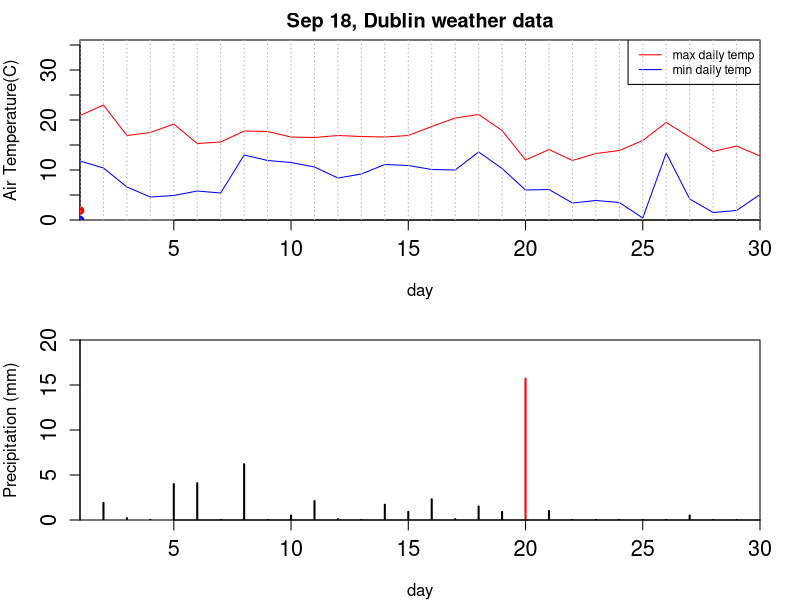
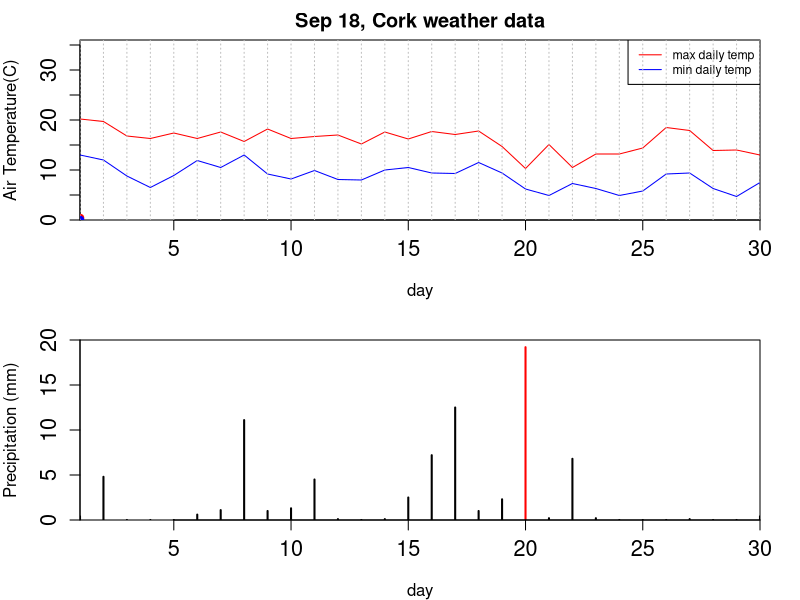
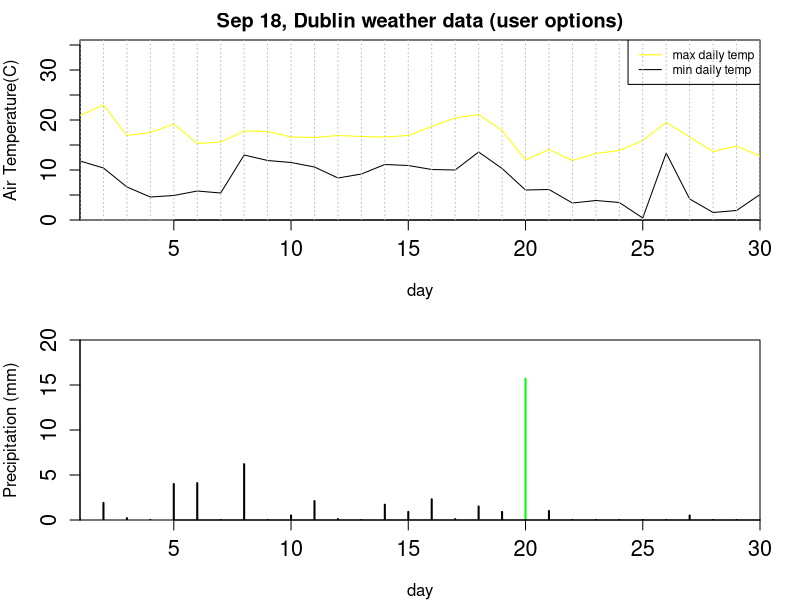

Reproduce these figures in R, in order.
## ---- chunk 1
knitr::opts_chunk$set(echo = TRUE)
## ---- chunk 2
lawyers <- read.csv('Lawyers.csv', head = T)
lit <- nrow(lawyers[lawyers$Practice == 'Litigation',])
other <- nrow(lawyers[lawyers$Practice,])
round(lit/other, 2)
## ---- chunk 3
lawyers2 <- data.frame(lawyers$Office, lawyers$Practice)
t <- table(lawyers2)
proptable <- t / sum(t)
proptable # table of proportions per practice, per office for the whole firm
proptable['Boston','Corporate'] 
round(proptable['Boston','Corporate'], 2) 
proptable['Providence','Corporate']
round(proptable['Providence','Corporate'], 2)
## ---- chunk 4
office_totals <- table(lawyers$Office)
B.corp <- nrow(lawyers[lawyers$Practice == 'Corporate' & 
                      lawyers$Office == 'Boston',])
H.corp <- nrow(lawyers[lawyers$Practice == 'Corporate' & 
                         lawyers$Office == 'Harvard',])
P.corp <- nrow(lawyers[lawyers$Practice == 'Corporate' & 
                         lawyers$Office == 'Providence',])
pp <- lawyers[lawyers$Practice == 'Corporate' & 
                         lawyers$Office == 'Providence',]
corpprop <- data.frame(B.corp, H.corp, P.corp)
final <- corpprop / office_totals
colnames(final) <- c('Boston_corp', 'Harvard_corp', 'Providence_corp')
rownames(final) <- 'Proportion'
final
## ---- chunk 5
lawyer_age <- aggregate(lawyers$Age, list(lawyers$Seniority, lawyers$Practice), mean)
colnames(lawyer_age) <- c('Seniority', 'Practice', 'Mean_age')
lawyer_age
## ---- chunk 6
m.age <- aggregate(lawyers$Age, list(lawyers$Office), median)
colnames(m.age) <- c('Office', 'Median_age')
m.age[which.min(m.age[,2]),1] 
## ---- chunk 7
banana <- function(vec){
  z <- vector(mode = 'double') # creates empty vector z of mode 'double'
  for(i in 1:length(vec)-1) # initiates a for loop to work with input vector 
                          # which will end on the last but one element
  {x1 <- vec[i] # defines object x1 which equals the current value of iteration
  x2 <- vec[i+1] # defines object x2 which equals the next value of iteration
  z <- c(z, (100*(x2-x1*x1)^2+(1-x1)^2))} # appends results of formula 
                      # calculations for n-1 vector elements to the z vector
  return(sum(z)) # returns sum of the appended vector
}   

banana(c(0.2, 0.5))
banana(c(0.2, 0.5, 0.1, 0.6))
## ---- chunk 8
noloopba <- function(vec){
  x <- vec[-length(vec)]
  y <- vec[-1]
  z <- 100*(y-x*x)^2+(1-x)^2
  return(sum(z))
}

noloopba(c(0.2, 0.5))
noloopba(c(0.2, 0.5, 0.1, 0.6))
## ---- chunk 9
system.time(replicate(1000, banana(c(0.2, 0.5, 0.1, 0.6))))
system.time(replicate(1000, noloopba(c(0.2, 0.5, 0.1, 0.6))))
# increased repetitions to 1000 because at 100 there was no difference
## ---- chunk 10
DublinAiport <- read.csv('2018_09_Dublin_Airport.csv', head = T)
WeatherData <- list(DublinAiport)
class(DublinAiport) <- c('WeatherData', 'data.frame')
class(DublinAiport)
## ---- chunk 11
summary.WeatherData <- function(airp) {
  md <- data.frame(airp$rain, airp$maxtp, airp$mintp)
  colnames(md) <- c('rain', 'max_tem', 'min_temp')
  x1 <- round(apply(md, 2, mean), 2)
  x2 <- round(apply(md, 2, sd), 2)
  x3 <- apply(md, 2, min)
  x4 <- apply(md, 2, max)
  list(mean = x1, standard_deviation = x2, minimum = x3, maximum = x4)
}

summary(DublinAiport)
## ---- chunk 12
CorkAiport <- read.csv('2018_09_Cork_Airport.csv', head = T)
class(CorkAiport) <- c('WeatherData', 'data.frame')
summary(CorkAiport)
## ---- chunk 13
plot.WeatherData <- function(data, maxtpcol = 'red', mintpcol = 'blue', 
                             mmaxr = 'red', maxtppoint = T, mintppoint = T, 
                             title = 'Temperature and precipitation'){
  par(mfrow = c(2,1), mar=c(4,4,2,2),xaxs = "i",yaxs = "i",cex.axis=1.3,cex.lab=1.4)
  plot(data$maxtp, type= 'n', xlab = 'day', ylab="Air Temperature(C)", 
       ylim = c(0, 36), main = title, cex.lab= 1)
  lines(data$maxtp, col = maxtpcol)
  lines(data$mintp, col = mintpcol)
  legend("topright", legend = c("max daily temp", "min daily temp"), 
         cex = 0.74, lty=c(1,1), col = c(maxtpcol, mintpcol))
  if (maxtppoint == T) points(data[data$maxtp == max(data$maxtp),],  
                              col = maxtpcol, pch = 19)
  if (mintppoint == T) points(data[data$mintp == min(data$mintp),],  
                              col = mintpcol, pch = 19)
  abline(v = seq(1,30), lty = 3, col = 'grey')
  cols <- ifelse(data$rain == max(data$rain), mmaxr, 'black')
  plot(data$rain, type = 'h', xlab = 'day', cex.lab= 1,
       ylab="Precipitation (mm)", ylim = c(0, 20), col = cols, lwd = 2)
}


plot(DublinAiport, title = 'Sep 18, Dublin weather data')
plot(CorkAiport, title = 'Sep 18, Cork weather data')

plot(DublinAiport, title = 'Sep 18, Dublin weather data (user options)', 
     maxtppoint = F, mintppoint = F, maxtpcol = 'yellow', 
     mintpcol = 'black', mmaxr = 'green')
